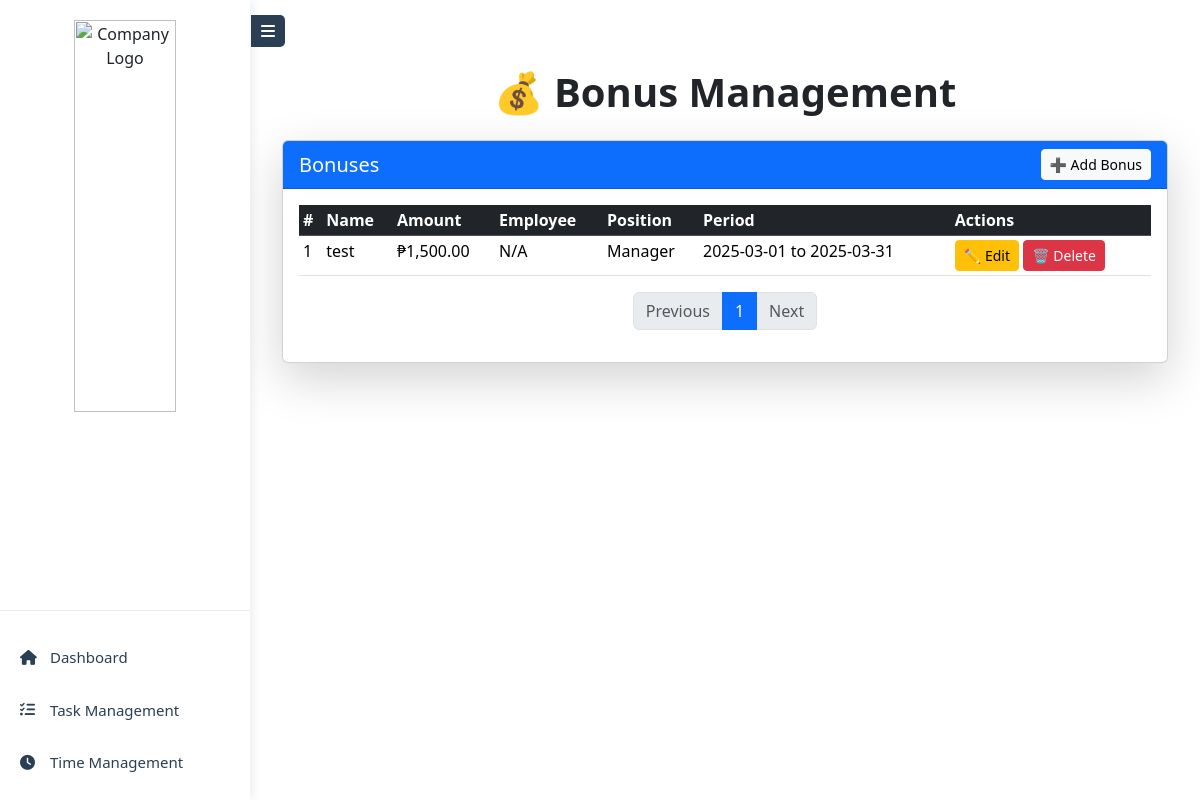
Page /roles/super_admin/bonus.php on the committed database.
### tables this page shows
CREATE TABLE `bonus` (
  `id` int(11) NOT NULL,
  `name` varchar(255) NOT NULL,
  `amount` decimal(10,2) NOT NULL,
  `employee_id` varchar(50) DEFAULT NULL,
  `position` varchar(255) DEFAULT NULL,
  `start_period` date NOT NULL,
  `end_period` date NOT NULL,
  `created_at` timestamp NOT NULL DEFAULT current_timestamp()
);

### roles/super_admin/bonus_func.php (called while the page is built, shortened)
<?php
include "../super_admin/db.php";
function getPaginatedBonuses($perPage, $offset) {
    global $conn;
    try {
        $query = "SELECT b.*,
                 CONCAT(u.fname, ' ', COALESCE(u.mname, ''), ' ', u.lname, ' ', COALESCE(u.suffix, '')) as employee_name,
                 u.position as employee_position
                 FROM bonus b
                 LEFT JOIN users u ON b.employee_id = u.employee_id
                 ORDER BY b.id DESC
                 LIMIT :limit OFFSET :offset";
        $stmt = $conn->prepare($query);
        $stmt->bindValue(':limit', (int)$perPage, PDO::PARAM_INT);
        $stmt->bindValue(':offset', (int)$offset, PDO::PARAM_INT);
        $stmt->execute();
        return $stmt->fetchAll(PDO::FETCH_ASSOC);
    } catch (PDOException $e) {
        error_log("Error getting paginated bonuses: " . $e->getMessage());
        return [];
    }
}
function countAllBonuses() {
    global $conn;
    try {
        $query = "SELECT COUNT(*) as total FROM bonus";
        $stmt = $conn->prepare($query);
        $stmt->execute();
        $result = $stmt->fetch(PDO::FETCH_ASSOC);
        return (int)$result['total'];
    } catch (PDOException $e) {
        error_log("Error counting bonuses: " . $e->getMessage());
        return 0;
    }
}
?>

### roles/super_admin/bonus.php (the view, shortened to what this page needs)
<?php
include "../super_admin/bonus_func.php";
include "../super_admin/db.php";
$bonusesPerPage = 5;
$bonusesPage = isset($_GET['bonuses_page']) ? (int)$_GET['bonuses_page'] : 1;
$bonusesOffset = ($bonusesPage - 1) * $bonusesPerPage;
$bonuses = getPaginatedBonuses($bonusesPerPage, $bonusesOffset);
$totalBonuses = countAllBonuses();
$totalBonusesPages = ceil($totalBonuses / $bonusesPerPage);
include "../super_admin/header.php";
?>
<div class="container mt-5">
    <h1 class="text-center fw-bold">💰 Bonus Management</h1>
    <div class="card shadow-lg mt-4">
        <div class="card-header bg-primary text-white d-flex justify-content-between align-items-center">
            <h5 class="mb-0">Bonuses</h5>
            <a href="bonus_add.php" class="btn btn-light btn-sm">➕ Add Bonus</a>
        </div>
        <div class="card-body">
            <?php if (!empty($bonuses)) { ?>
                <div class="table-responsive">
                    <table class="table table-sm table-hover">
                        <thead class="table-dark">
                            <tr>
                                <th>#</th>
                                <th>Name</th>
                                <th>Amount</th>
                                <th>Employee</th>
                                <th>Position</th>
                                <th>Period</th>
                                <th>Actions</th>
                            </tr>
                        </thead>
                        <tbody>
                            <?php foreach ($bonuses as $index => $bonus) {
                                $query = "SELECT fname, mname, lname, suffix FROM users WHERE employee_id = :employee_id";
                                $stmt = $conn->prepare($query);
                                $stmt->bindParam(':employee_id', $bonus['employee_id']);
                                $stmt->execute();
                                $employee = $stmt->fetch(PDO::FETCH_ASSOC);
                                $fullName = $employee
                                    ? trim("{$employee['fname']} {$employee['mname']} {$employee['lname']} {$employee['suffix']}")
                                    : "N/A";
                                $position = $bonus['position'] ?? "N/A";
                            ?>
                                <tr>
                                    <td><?= $bonusesOffset + $index + 1 ?></td>
                                    <td><?= htmlspecialchars($bonus['name']) ?></td>
                                    <td>₱<?= number_format($bonus['amount'], 2) ?></td>
                                    <td><?= htmlspecialchars($fullName) ?></td>
                                    <td><?= htmlspecialchars($position) ?></td>
                                    <td><?= htmlspecialchars($bonus['start_period']) ?> to <?= htmlspecialchars($bonus['end_period']) ?></td>
                                    <td>
                                        <a href="bonus_edit.php?id=<?= $bonus['id'] ?>" class="btn btn-warning btn-sm">✏️ Edit</a>
                                        <button class="btn btn-danger btn-sm" onclick="showDeleteModal(<?= $bonus['id'] ?>)">🗑️ Delete</button>
                                    </td>
                                </tr>
                            <?php } ?>
                        </tbody>
                    </table>
                </div>
                <nav>
                    <ul class="pagination justify-content-center">
                        <li class="page-item <?= $bonusesPage <= 1 ? 'disabled' : '' ?>">
                            <a class="page-link" href="?bonuses_page=<?= max(1, $bonusesPage - 1) ?>">Previous</a>
                        </li>
                        <?php for ($i = 1; $i <= $totalBonusesPages; $i++) { ?>
                            <li class="page-item <?= $i == $bonusesPage ? 'active' : '' ?>">
                                <a class="page-link" href="?bonuses_page=<?= $i ?>"><?= $i ?></a>
                            </li>
                        <?php } ?>
                        <li class="page-item <?= $bonusesPage >= $totalBonusesPages ? 'disabled' : '' ?>">
                            <a class="page-link" href="?bonuses_page=<?= min($totalBonusesPages, $bonusesPage + 1) ?>">Next</a>
                        </li>
                    </ul>
                </nav>
            <?php } else { ?>
                <p class="text-center text-muted">No bonuses found.</p>
            <?php } ?>
        </div>
    </div>
</div>
<?php include "../super_admin/footer.php"; ?>

### rows in the picture
bonus: index "1", name "test", amount "1,500.00", fullName "N/A", position "Manager", start_period "2025-03-01", end_period "2025-03-31"
